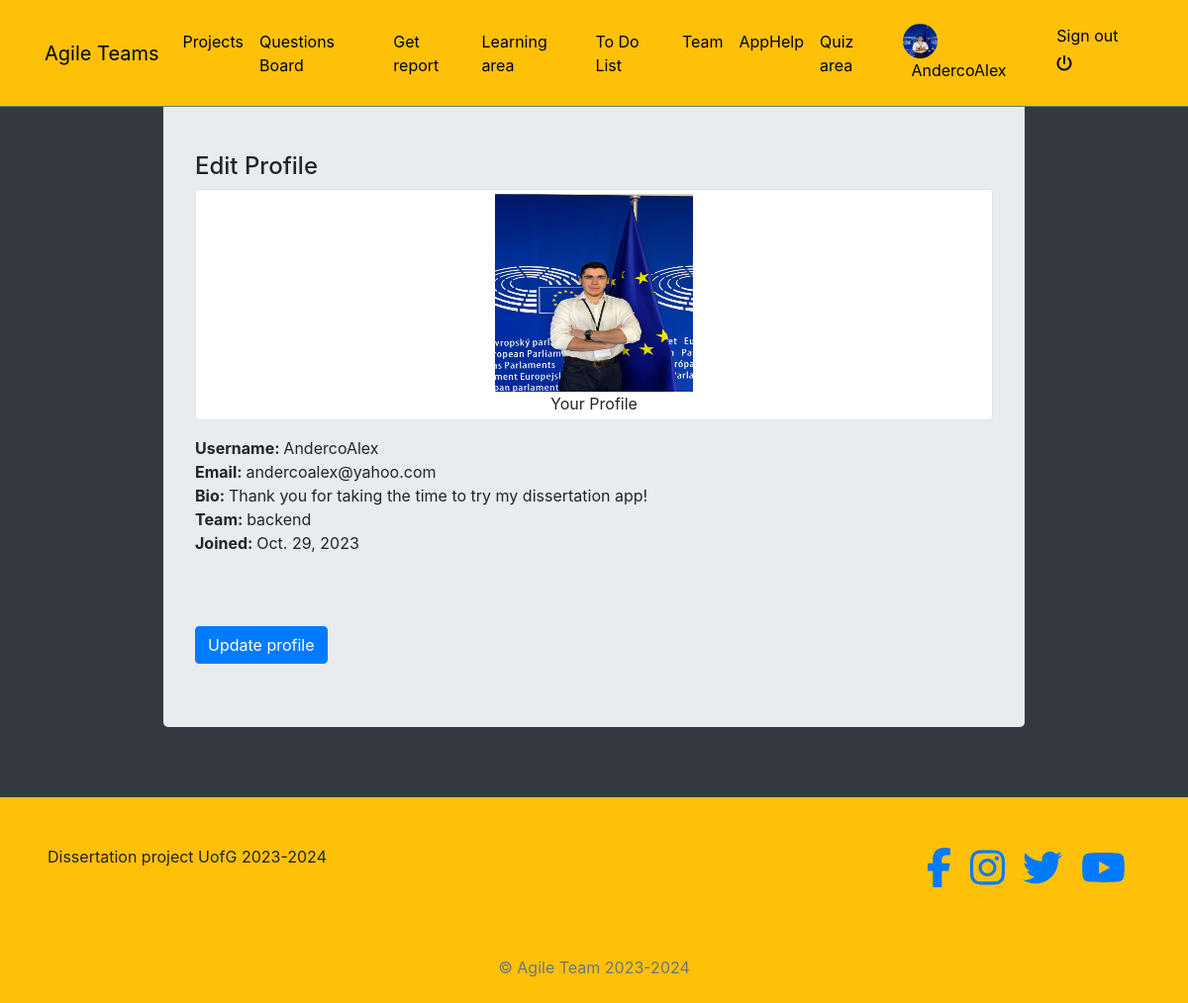
The app's page /profile/ (signed in), older data.
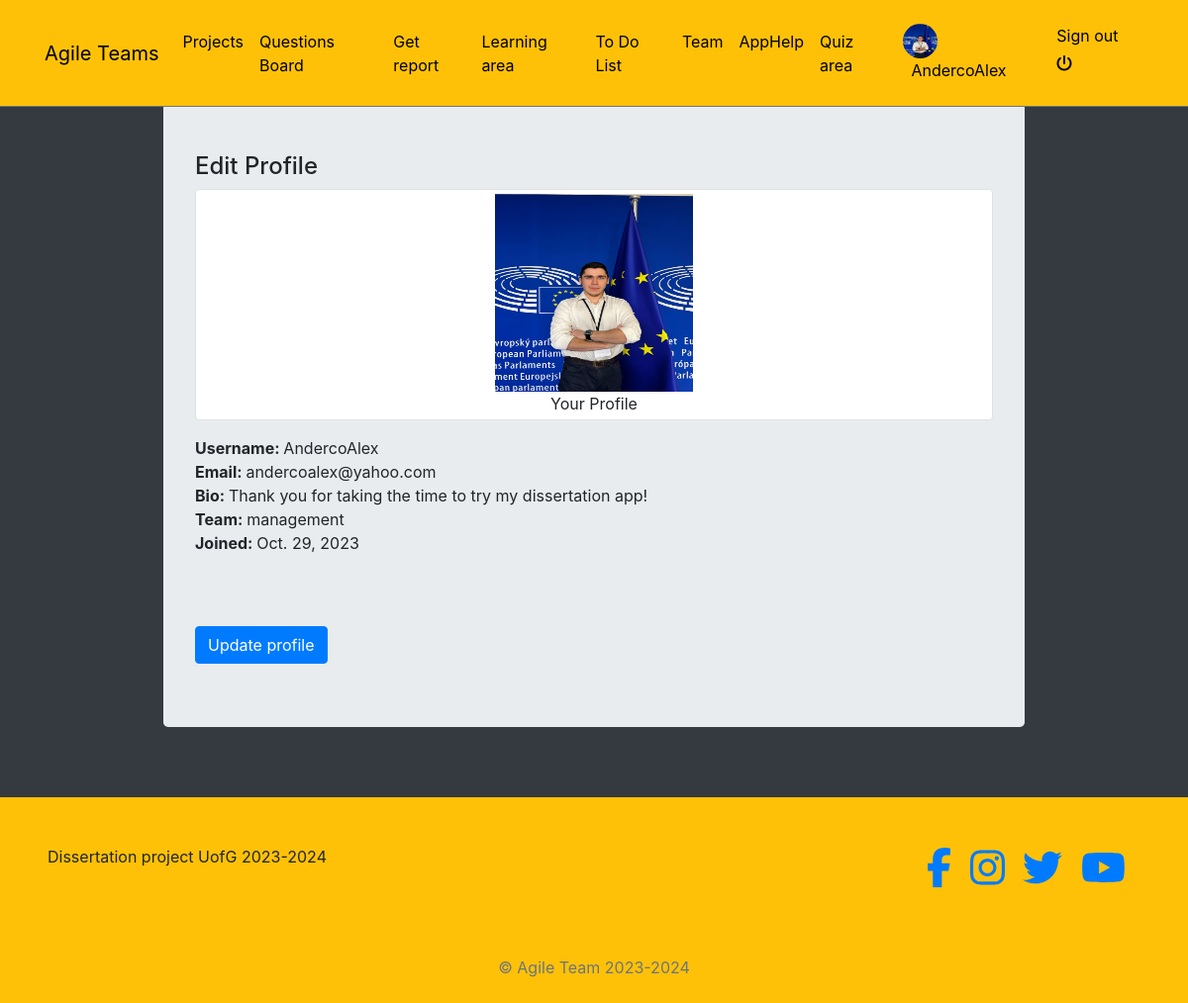
The same page, newer data.
### profiles/models.py (models this page shows, shortened)
class Profile(models.Model):
    user = models.OneToOneField(User, on_delete=models.CASCADE)
    bio = models.TextField()
    profile_picture = models.ImageField(upload_to=get_upload_path, default="uploads/profile/img/avatar.png", validators=[FileExtensionValidator(['png', 'jpg', 'jpeg'])])
    team = models.CharField(max_length=200, choices=TEAM_CHOICES)  # Use choices for team
    updated = models.DateTimeField(auto_now=True)
    created = models.DateTimeField(auto_now_add=True)

### profiles/views.py (the view)
# urls.py: path('', profile_view, name='profile-view'),
def profile_view(request):
    try:
        profile = Profile.objects.get(user=request.user)
    except Profile.DoesNotExist:
        profile = None
    form = ProfileModelForm(request.POST or None, request.FILES or None, instance=profile)
    if request.method == 'POST':
        if form.is_valid():
            form.save()  # This saves all the form fields to the model instance
    context = {
        'object': profile,
        'form': form
    }
    return render(request, 'profiles/profile.html', context)

### blogs/context_processors.py (called while the page is built)
def get_categories(request):
    categories = Category.objects.all()
    return dict(categories=categories)

### profiles/context_processors.py (called while the page is built)
def profile_pic(request):
    if request.user.is_authenticated:
        user = request.user
        try:
            profile_obj = Profile.objects.get(user=user)
            pic = profile_obj.profile_picture
        except Profile.DoesNotExist:
            pic = None
        return {'picture':pic}
    return {}

def get_profile(request):
    if request.user.is_authenticated:
        user = request.user
        try:
            profile_obj = Profile.objects.get(user=user)
        except Profile.DoesNotExist:
            pic = None
        return {'profile':profile_obj}
    return {}

### profiles/templates/profiles/profile.html (shortened to what this page needs)
{% extends 'base.html' %}
{% load pic_name %}
{% load crispy_forms_tags %}
{% block content %}
<div class="col-9 mx-auto" style="margin-top: 70px;">
<div class="jumbotron" p-4">
<div class="h4">Edit Profile</div>
<figure class="img-thumbnail mx-auto text-center">
  <img src="{{object.profile_picture.url}}" width="200" height="200" alt="Profile Picture">
  <figcaption>Your Profile</figcaption>
</figure>
    <div><span class="font-weight-bold">Username: </span>{{object.user.username}}</div>
    <div><span class="font-weight-bold">Email:  </span> {{object.user.email}}</div>
    <div><span class="font-weight-bold">Bio: </span> {{object.bio}} </div>
    <div><span class="font-weight-bold">Team: </span> {{object.team}}</div>
    <div><span class="font-weight-bold">Joined: </span>{{object.created|date}}</div>
    <br>
    <button type="button" class="btn btn-primary mt-5" data-toggle="modal" data-target="#exampleModal">
  Update profile
</button>
</div>
</div>
</div>
<div class ="col-6 mx-auto m-10" style="margin-top: 70px;"> </div>
{% endblock content %}

### templates/base.html (shortened to what this page needs)
{% load static %}
<!doctype html>
<html lang="en">
<head>
    <link rel="stylesheet" type="text/css" href="{% static "style.css" %}">
    <link rel="stylesheet" type="text/css" href="{% static "test.css" %}">
   <link rel="stylesheet" href="https://cdn.jsdelivr.net/npm/bootstrap@4.4.1/dist/css/bootstrap.min.css">
    <link href="//maxcdn.bootstrapcdn.com/bootstrap/4.1.1/css/bootstrap.min.css" rel="stylesheet" id="bootstrap-css">
</head>
<body>
   {% include 'navbar.html' %}
    <section class="bg-dark">
        <div class="pt-big">
        {% block content %}
        {% endblock content %}
    </section>
    {% include "footer.html" %}
</body>
</html>

### templates/navbar.html (shortened to what this page needs)
<!DOCTYPE html>
<html lang="en">
<head>
</head>
<body>
<nav class="navbar navbar-icon-top navbar-expand-lg navbar-dark bg-warning border-bottom border-secondary fixed-top py-3">
    <div class="container">
        <a class="navbar-brand" href="{% url 'help' %}">Agile Teams</a>
        <div class="collapse navbar-collapse" id="navbarSupportedContent">
            <ul class="navbar-nav mr-auto">
                <li class="nav-item">
                    <a class="nav-link" href="{% url "reports:home" %}">Projects</a>
                </li>
                <li class="nav-item">
                    <a class="nav-link" href="{% url "posts:post-list" %}">Questions Board</a>
                </li>
                <li class="nav-item">
                    <a class="nav-link" href="{% url "reports:select-view" %}">Get report</a>
                </li>
                <li class="nav-item">
                    <a class="nav-link" href="{% url 'home' %}">Learning area</a>
                </li>
                <li class="nav-item">
                    <a class="nav-link" href="{% url 'todo' %}">To Do List</a>
                </li>
                <li class="nav-item">
                    <a class="nav-link" href="{% url 'team' %}">Team</a>
                </li>
                <li class="nav-item">
                    <a class="nav-link" href="{% url 'help' %}">AppHelp</a>
                </li>
                <li class="nav-item">
                    <a class="nav-link" href="{% url 'quiz:quiz_home' %}">Quiz area</a>
                </li>
            </ul>
            <ul class='navbar-nav'>
                {% if request.user.is_authenticated %}
                    <li class='nav-item'>
                        <a class='nav-link' href='{% url "profiles:profile-view" %}'>
                            <img src='{{picture.url}}' class='img-avatar' alt='profile picture'>
                            <span class='ml-2'> {{request.user}} </span>
                        </a>
                    </li>
                    <li class="nav-item">
                        <a class="nav-link" href="{% url 'account_logout' %}">
                            Sign out <i class="fas fa-power-off mt-2"></i>
                        </a>
                    </li>
                {% else %}
                    <li class="nav-item">
                        <a class="nav-link" href="{% url 'account_login' %}">
                            Sign in <i class="fa fa-sign-in-alt"></i>
                        </a>
                    </li>
                {% endif %}
            </ul>
        </div>
    </div>
</nav>
</body>
</html>

### templates/footer.html (shortened to what this page needs)
<footer >
    <div class="col-12 bg-warning" >
        <div class="row">
            <div class="col-8 p-5">
                Dissertation project UofG 2023-2024
            </div>
            <div class="col-4 p-5">
                <div class="container h1 text-right">
                    <a href="{% url "social" %}"><i class="fab fa-facebook-f ml-2"></i></a>
                    <a href="{% url "social" %}"><i class="fab fa-instagram ml-2"></i></a>
                    <a href="{% url "social" %}"><i class="fab fa-twitter ml-2"></i></a>
                    <a href="{% url "social" %}"><i class="fab fa-youtube ml-2"></i></a>
                </div>
            </div>
        </div>
    </div>
    <div class="col-12 bg-warning text-center p-2"><p>&copy; Agile Team 2023-2024<p></div>
</footer>

### static/style.css (style rules this page uses)
.pt-big { padding-top: 20px; }
.img-avatar { height: 35px; width: 35px; border-radius: 50%; }
body { background-color: orange; }

### static/test.css (style rules this page uses)
body { font-family: 'Arial', sans-serif; background-color: orange; margin: 0; padding: 0; }
.navbar-nav .nav-link { color: black !important; }
p { color: #6c757d; }
.text-center { text-align: center; }

### templates/navbar.html (style rules this page uses)
.navbar-nav .nav-link { color: black !important; }
.navbar-brand { color: black !important; }

Row changes from the older to the newer data that the page shows:
changed Profile "Thank you for taking the time to try my dissertation app!": team "backend" → "management"
